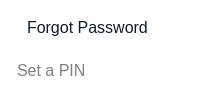
          <widget class="QFrame" name="verticalFrame">
           <property name="sizePolicy">
            <sizepolicy hsizetype="Preferred" vsizetype="Fixed">
             <horstretch>0</horstretch>
             <verstretch>0</verstretch>
            </sizepolicy>
           </property>
           <property name="styleSheet">
            <string notr="true">padding:0;
background-color: rgb(255, 255, 255);
border-radius:10px;</string>
           </property>
           <layout class="QVBoxLayout" name="verticalLayout_8">
            <property name="spacing">
             <number>0</number>
            </property>
            <property name="leftMargin">
             <number>5</number>
            </property>
            <property name="topMargin">
             <number>5</number>
            </property>
            <property name="rightMargin">
             <number>5</number>
            </property>
            <property name="bottomMargin">
             <number>5</number>
            </property>
            <item>
             <widget class="QFrame" name="frame">
              <property name="sizePolicy">
               <sizepolicy hsizetype="Preferred" vsizetype="Fixed">
                <horstretch>0</horstretch>
                <verstretch>0</verstretch>
               </sizepolicy>
              </property>
              <layout class="QHBoxLayout" name="horizontalLayout_12">
               <item>
                <widget class="QLabel" name="label_17">
                 <property name="sizePolicy">
                  <sizepolicy hsizetype="Fixed" vsizetype="Fixed">
                   <horstretch>0</horstretch>
                   <verstretch>0</verstretch>
                  </sizepolicy>
                 </property>
                 <property name="text">
                  <string/>
                 </property>
                 <property name="pixmap">
                  <pixmap resource="resources.qrc">:/resources/icons/forgot_password.svg</pixmap>
                 </property>
                 <property name="scaledContents">
                  <bool>true</bool>
                 </property>
                </widget>
               </item>
               <item>
                <widget class="QLabel" name="label_16">
                 <property name="sizePolicy">
                  <sizepolicy hsizetype="Preferred" vsizetype="Fixed">
                   <horstretch>0</horstretch>
                   <verstretch>0</verstretch>
                  </sizepolicy>
                 </property>
                 <property name="font">
                  <font>
                   <pointsize>12</pointsize>
                  </font>
                 </property>
                 <property name="styleSheet">
                  <string notr="true">color: rgb(14, 28, 44);</string>
                 </property>
                 <property name="text">
                  <string>Forgot Password</string>
                 </property>
                </widget>
               </item>
              </layout>
             </widget>
            </item>
            <item>
             <widget class="QLineEdit" name="forgotPassword_pin_lineEdit">
              <property name="sizePolicy">
               <sizepolicy hsizetype="Preferred" vsizetype="Fixed">
                <horstretch>0</horstretch>
                <verstretch>0</verstretch>
               </sizepolicy>
              </property>
              <property name="font">
               <font>
                <pointsize>12</pointsize>
               </font>
              </property>
              <property name="styleSheet">
               <string notr="true">padding:10px;
border:none;</string>
              </property>
              <property name="placeholderText">
               <string>Set a PIN</string>
              </property>
             </widget>
            </item>
           </layout>
          </widget>
